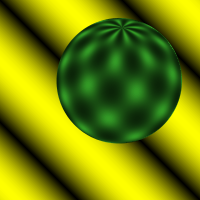
%> input picture Assignment 3/sphere1.ppm, 200 x 200 px
$ octave --eval "result = harris_corner_detection(rgb2gray(imread('sphere1.ppm')));"   (GNU Octave 9; MATLAB toolbox functions it lacks are replaced by stand-ins)
%> lines starting %> are read from the running program, lines starting %| are printed output that depends on the picture
function [H, r, c] = harris_corner_detection(image)
    % Uses Harris method for corner detection. A help function for this
    % algorithm is defined in detect_corners.m.

    % Input:
    % image: Initial image for corner detection

    % Output:
    % H: Cornerness matrix
    % r: Row coordinates of detected corners
    % c: Column coordinates of detected corners

    % Get image size
    [h, w] = size(image);
%> h = 200; w = 200

    % Set kernel size and sigma for Gaussian first order derivative.
    k = 10;
    sigma = 1;
    constant = 97;

    % Set neighbour threshold for corner point detection.
    n = 3;

    % Get smoothed derivative of the image in x and y directions.
    [Ix, Iy] = gradient(double(image));
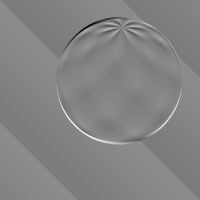
%> Iy: size 200x200 double; min -98.5, max 92, mean 0; drawn with min black and max white

    % Get A by squaring Ix and convolving with Gaussian G.
    filter = fspecial('gaussian', k, sigma);
    A = conv2(Ix.^2, filter, 'same');
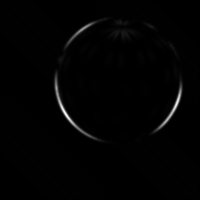
%> A: size 200x200 double; min 0.00249, max 4295.1, mean 51.4; drawn with min black and max white

    % Get B somehow magically but for now it's just A
    B = conv2(Ix.*Iy, filter, 'same');
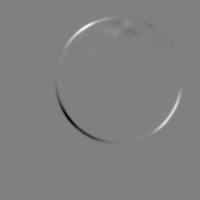
%> B: size 200x200 double; min -3330.8, max 3265.3, mean -9.2; drawn with min black and max white

    % Get C by squaring Iy and convolving with gaussian G.
    C = conv2(Iy.^2, filter, 'same');
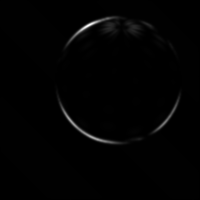
%> C: size 200x200 double; min 0.00249, max 4803.8, mean 52; drawn with min black and max white

    % Use A, B and C to calculate H matrix.
    H = (A .* C - power(B, 2)) - 0.04 .* power((A + C), 2);
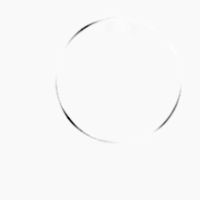
%> H: size 200x200 double; min -1651638.5, max 34075.4, mean -5285.2; drawn with min black and max white

    % Get rows and columns of detected corners.
    max=ordfilt2(H,k^2,ones(k));
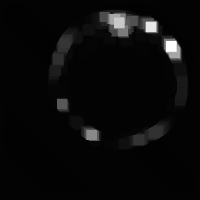
%> max: size 200x200 double; min -445.1, max 34075.4, mean 944.5; drawn with min black and max white
    threshold = mean(mean(H)) * constant;
%> threshold = -512667.6
    H=(H==max)&(H>threshold);              % Find maxima.
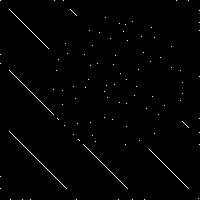
%> H: size 200x200 logical; 0.84% white in thin lines or dots

	[r, c] = find(H);                      % Find row,col coords.
%> r = 335 values from 1 to 200; c = 335 values from 1 to 200

    % [16 lines of commented-out code are left out]
end
